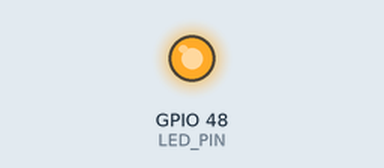
Simulated run of this program. Board: ESP32-S3. On the bench: output pins drawn as LEDs (lit = HIGH). WiFi joins after 1.5 s; servers stay silent unless stated; uploads are accepted with an empty reply; pins used as bus, display or sensor lines are not drawn; what the program prints to the serial monitor is not drawn.

Above: at 3.11 s.
At 8.1 s:
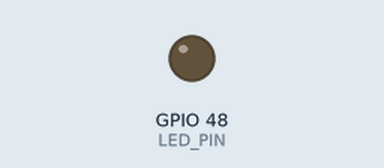
Timing chart, 0 to 15.8 s (numbered marks = the images above):
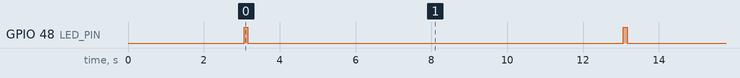

Measured:
- by itself, GPIO 48 (LED_PIN): alternates HIGH for 0.10 s and LOW for 9.9 s

The program:

main.cpp
```cpp
/*
 * PowerBot ESP32-S3-POE-ETH Heartbeat Sensor
 *
 * Плата: Waveshare ESP32-S3-POE-ETH-CAM-KIT
 * Ethernet: W5500 через SPI
 */

#include <Arduino.h>
#include <SPI.h>
#include <Ethernet.h>
#include <ArduinoJson.h>
#include "config.h"

// MAC адреса (унікальна для кожного пристрою)
byte mac[] = { 0xDE, 0xAD, 0xBE, 0xEF, 0xFE, BUILDING_ID };

// Ethernet клієнт
EthernetClient ethClient;

// Стан підключення
bool eth_connected = false;

// Час останнього heartbeat
unsigned long lastHeartbeatTime = 0;

// Прототипи функцій
void setupEthernet();
bool sendHeartbeat();
void blinkLED(int times, int delayMs);

void setup() {
    Serial.begin(115200);
    delay(2000);

    Serial.println();
    Serial.println("================================================");
    Serial.println("  PowerBot ESP32-S3-POE-ETH Heartbeat Sensor");
    Serial.println("  Плата: Waveshare ESP32-S3-POE-ETH-CAM-KIT");
    Serial.printf("  Building: %s (ID: %d)\n", BUILDING_NAME, BUILDING_ID);
    Serial.printf("  Section:  %d\n", SECTION_ID);
    Serial.printf("  Sensor:   %s\n", SENSOR_UUID);
    Serial.printf("  Server:   %s:%d\n", SERVER_HOST, SERVER_PORT);
    Serial.println("================================================");
    Serial.println();

    #ifdef LED_PIN
    pinMode(LED_PIN, OUTPUT);
    digitalWrite(LED_PIN, LOW);
    #endif

    setupEthernet();
}

void loop() {
    // Підтримуємо DHCP lease
    Ethernet.maintain();

    // Перевіряємо стан Ethernet
    auto link = Ethernet.linkStatus();

    if (link == LinkOFF) {
        if (eth_connected) {
            Serial.println("❌ Ethernet кабель відключено!");
            eth_connected = false;
        }
        blinkLED(1, 500);
        delay(1000);
        return;
    }

    if (!eth_connected && Ethernet.localIP() != IPAddress(0,0,0,0) &&
        Ethernet.localIP() != IPAddress(255,255,255,255)) {
        Serial.println("🔗 Ethernet підключено!");
        Serial.print("🌐 IP: ");
        Serial.println(Ethernet.localIP());
        eth_connected = true;
    }

    if (!eth_connected) {
        delay(1000);
        return;
    }

    // Перевіряємо чи час відправляти heartbeat
    unsigned long currentTime = millis();

    if (lastHeartbeatTime == 0 || (currentTime - lastHeartbeatTime) >= HEARTBEAT_INTERVAL_MS) {
        Serial.println();
        Serial.println("📤 Відправка heartbeat...");

        if (sendHeartbeat()) {
            Serial.println("✅ Heartbeat успішно!");
            blinkLED(1, 100);
        } else {
            Serial.println("❌ Помилка heartbeat!");
            blinkLED(3, 200);
        }

        lastHeartbeatTime = currentTime;
        Serial.printf("⏰ Наступний через %d сек\n", HEARTBEAT_INTERVAL_MS / 1000);
    }

    delay(100);
}

void setupEthernet() {
    Serial.println("🔌 Ініціалізація W5500...");
    Serial.printf("   SPI: SCK=%d, MISO=%d, MOSI=%d\n",
                  ETH_SPI_SCK, ETH_SPI_MISO, ETH_SPI_MOSI);
    Serial.printf("   CS=%d, RST=%d\n", ETH_PHY_CS, ETH_PHY_RST);

    // 1. Апаратне скидання W5500 через RST pin
    Serial.println("   Скидання W5500...");
    pinMode(ETH_PHY_RST, OUTPUT);
    digitalWrite(ETH_PHY_RST, LOW);
    delay(100);
    digitalWrite(ETH_PHY_RST, HIGH);
    delay(500);
    Serial.println("   ✓ W5500 скинуто");

    // 2. Налаштування CS pin
    pinMode(ETH_PHY_CS, OUTPUT);
    digitalWrite(ETH_PHY_CS, HIGH);

    // 3. Ініціалізація SPI з пінами Waveshare
    // ВАЖЛИВО: передаємо піни в правильному порядку для ESP32
    SPI.begin(ETH_SPI_SCK, ETH_SPI_MISO, ETH_SPI_MOSI, ETH_PHY_CS);
    Serial.println("   ✓ SPI ініціалізовано");

    // 4. Вказуємо CS pin для Ethernet бібліотеки
    Ethernet.init(ETH_PHY_CS);

    delay(100);

    Serial.println("📡 Отримання IP через DHCP...");

    // Спроба отримати IP через DHCP
    if (Ethernet.begin(mac, 15000, 4000)) {
        Serial.println("════════════════════════════════════");
        Serial.print("🌐 IP адреса:  ");
        Serial.println(Ethernet.localIP());
        Serial.print("🌐 Gateway:    ");
        Serial.println(Ethernet.gatewayIP());
        Serial.print("🌐 DNS:        ");
        Serial.println(Ethernet.dnsServerIP());
        Serial.print("🌐 Subnet:     ");
        Serial.println(Ethernet.subnetMask());
        Serial.print("📡 MAC:        ");
        for (int i = 0; i < 6; i++) {
            if (mac[i] < 16) Serial.print("0");
            Serial.print(mac[i], HEX);
            if (i < 5) Serial.print(":");
        }
        Serial.println();
        Serial.println("════════════════════════════════════");
        eth_connected = true;
    } else {
        Serial.println("❌ DHCP не вдалося!");

        auto hw = Ethernet.hardwareStatus();
        Serial.printf("   Hardware status: %d ", hw);

        if (hw == EthernetNoHardware) {
            Serial.println("(No Hardware)");
            Serial.println("❌ W5500 не знайдено!");
            Serial.println("   Перевірте SPI підключення");
        } else if (hw == EthernetW5100) {
            Serial.println("(W5100)");
        } else if (hw == EthernetW5200) {
            Serial.println("(W5200)");
        } else if (hw == EthernetW5500) {
            Serial.println("(W5500)");
            Serial.println("✅ W5500 знайдено!");
            if (Ethernet.linkStatus() == LinkOFF) {
                Serial.println("❌ Ethernet кабель не підключено!");
            } else {
                Serial.println("⚠️ DHCP сервер не відповідає");
            }
        } else {
            Serial.println("(Unknown)");
        }
    }
}

bool sendHeartbeat() {
    Serial.printf("🌐 Підключення до %s:%d...\n", SERVER_HOST, SERVER_PORT);

    // Перевіряємо стан мережі
    Serial.printf("   Local IP: %s\n", Ethernet.localIP().toString().c_str());
    Serial.printf("   Gateway:  %s\n", Ethernet.gatewayIP().toString().c_str());
    Serial.printf("   Link:     %s\n", Ethernet.linkStatus() == LinkON ? "ON" : "OFF");

    // Перетворюємо IP рядок в IPAddress
    // Таймаут підключення
    ethClient.setTimeout(10000);

    Serial.println("   Спроба connect()...");
    IPAddress serverIP;
    int result = 0;
    if (serverIP.fromString(SERVER_HOST)) {
        Serial.printf("   Parsed IP: %s\n", serverIP.toString().c_str());
        result = ethClient.connect(serverIP, SERVER_PORT);
    } else {
        result = ethClient.connect(SERVER_HOST, SERVER_PORT);
    }
    Serial.printf("   Connect result: %d\n", result);

    if (!result) {
        Serial.println("❌ Не вдалося підключитися до сервера!");
        Serial.println("   Можливі причини:");
        Serial.println("   - Немає маршруту до інтернету");
        Serial.println("   - Firewall блокує з'єднання");
        Serial.println("   - Сервер недоступний");
        return false;
    }

    // Формуємо JSON
    JsonDocument doc;
    doc["api_key"] = API_KEY;
    doc["building_id"] = BUILDING_ID;
    doc["section_id"] = SECTION_ID;
    doc["sensor_uuid"] = SENSOR_UUID;
#if defined(SENSOR_COMMENT)
    if (String(SENSOR_COMMENT).length() > 0) {
        doc["comment"] = SENSOR_COMMENT;
    }
#endif

    String payload;
    serializeJson(doc, payload);

    Serial.printf("📦 Payload: %s\n", payload.c_str());

    // HTTP POST запит
    ethClient.println("POST /api/v1/heartbeat HTTP/1.1");
    ethClient.print("Host: ");
    ethClient.println(SERVER_HOST);
    ethClient.println("Content-Type: application/json");
    ethClient.println("Connection: close");
    ethClient.print("Content-Length: ");
    ethClient.println(payload.length());
    ethClient.println();
    ethClient.println(payload);

    // Чекаємо відповідь
    unsigned long timeout = millis();
    while (ethClient.available() == 0) {
        if (millis() - timeout > HTTP_TIMEOUT_MS) {
            Serial.println("❌ Таймаут відповіді!");
            ethClient.stop();
            return false;
        }
    }

    // Читаємо статус
    String statusLine = ethClient.readStringUntil('\n');
    Serial.printf("📨 %s\n", statusLine.c_str());

    bool success = statusLine.indexOf("200") > 0;

    // Пропускаємо заголовки
    while (ethClient.available()) {
        String line = ethClient.readStringUntil('\n');
        if (line == "\r") break;
    }

    // Читаємо body
    String body = "";
    while (ethClient.available()) {
        body += (char)ethClient.read();
    }
    if (body.length() > 0) {
        Serial.printf("📨 Body: %s\n", body.c_str());
    }

    ethClient.stop();
    return success;
}

void blinkLED(int times, int delayMs) {
    #ifdef LED_PIN
    for (int i = 0; i < times; i++) {
        digitalWrite(LED_PIN, HIGH);
        delay(delayMs);
        digitalWrite(LED_PIN, LOW);
        if (i < times - 1) delay(delayMs);
    }
    #endif
}
```

config.h
```cpp
/*
 * Конфігурація ESP32-S3-POE-ETH для PowerBot
 *
 * Плата: Waveshare ESP32-S3-POE-ETH-CAM-KIT
 * Ethernet: W5500 через SPI
 */

#ifndef CONFIG_H
#define CONFIG_H

// ═══════════════════════════════════════════════════════════════
// НАЛАШТУВАННЯ СЕРВЕРА
// ═══════════════════════════════════════════════════════════════

// Домен або IP сервера (HTTP)
#define SERVER_HOST     "sensors-new-england.morgan-dev.com"

// Порт HTTP API (prod = 18081, test = 18082 якщо два контейнери)
#define SERVER_PORT     18081

// API ключ (однаковий для всіх сенсорів)
#define API_KEY         "e083c38d50d164ea1f9d4491147b73df1b42741675daa8e3f520800eccebd08c"

// ═══════════════════════════════════════════════════════════════
// НАЛАШТУВАННЯ СЕНСОРА
// ═══════════════════════════════════════════════════════════════

// ID будинку (1-14, див. список нижче)
#define BUILDING_ID     1

// Номер секції (1..3) в межах будинку
#define SECTION_ID      1

// Опціональна примітка (наприклад: "кв 123"). Залиш порожнім якщо не потрібно.
#define SENSOR_COMMENT  "SENSOR IN NEWCASTLE TRANSFORMER ROOM 24-V"

// Унікальний ідентифікатор сенсора
#define SENSOR_UUID     "esp32-newcastle-002"

// Назва будинку (для логів)
#define BUILDING_NAME   "Newcastle"

// ═══════════════════════════════════════════════════════════════
// ТАЙМІНГИ
// ═══════════════════════════════════════════════════════════════

// Інтервал відправки heartbeat (10 секунд)
#define HEARTBEAT_INTERVAL_MS   10000

// Таймаут HTTP запиту (10 секунд)
#define HTTP_TIMEOUT_MS         10000

// ═══════════════════════════════════════════════════════════════
// WAVESHARE ESP32-S3-POE-ETH-CAM-KIT
// W5500 Ethernet SPI pins (з офіційної документації Waveshare)
// https://www.waveshare.com/wiki/ESP32-S3-ETH
// ═══════════════════════════════════════════════════════════════

// W5500 Chip Select
#define ETH_PHY_CS      14    // GPIO14 - CS

// W5500 Reset pin (ВАЖЛИВО!)
#define ETH_PHY_RST     9     // GPIO9 - RST

// W5500 Interrupt pin (опціонально)
#define ETH_PHY_INT     10    // GPIO10 - INT

// SPI pins (ПРАВИЛЬНА РОЗПІНОВКА!)
#define ETH_SPI_SCK     13    // GPIO13 - SCLK
#define ETH_SPI_MISO    12    // GPIO12 - MISO
#define ETH_SPI_MOSI    11    // GPIO11 - MOSI

// ═══════════════════════════════════════════════════════════════
// LED ІНДИКАЦІЯ
// ═══════════════════════════════════════════════════════════════

// RGB LED на GPIO48 (або закоментуй якщо не потрібно)
#define LED_PIN         48

// ═══════════════════════════════════════════════════════════════
// СПИСОК БУДИНКІВ ЖК "НОВА АНГЛІЯ"
// ═══════════════════════════════════════════════════════════════
/*
    ID  | Назва       | Адреса  | UUID сенсора
    ----|-------------|---------|----------------------
    1   | Ньюкасл     | 24-в    | esp32-newcastle-001
    2   | Брістоль    | 24-б    | esp32-bristol-001
    3   | Ліверпуль   | 24-а    | esp32-liverpool-001
    4   | Ноттінгем   | 24-г    | esp32-nottingham-001
    5   | Манчестер   | 26-г    | esp32-manchester-001
    6   | Кембрідж    | 26      | esp32-cambridge-001
    7   | Брайтон     | 26-в    | esp32-brighton-001
    8   | Бермінгем   | 26-б    | esp32-birmingham-001
    9   | Віндзор     | 26-д    | esp32-windsor-001
    10  | Честер      | 28-д    | esp32-chester-001
    11  | Лондон      | 28-е    | esp32-london-001
    12  | Оксфорд     | 28-б    | esp32-oxford-001
    13  | Лінкольн    | 28-к    | esp32-lincoln-001
    14  | Престон     | Престон | esp32-preston-001
*/

#endif // CONFIG_H
```
